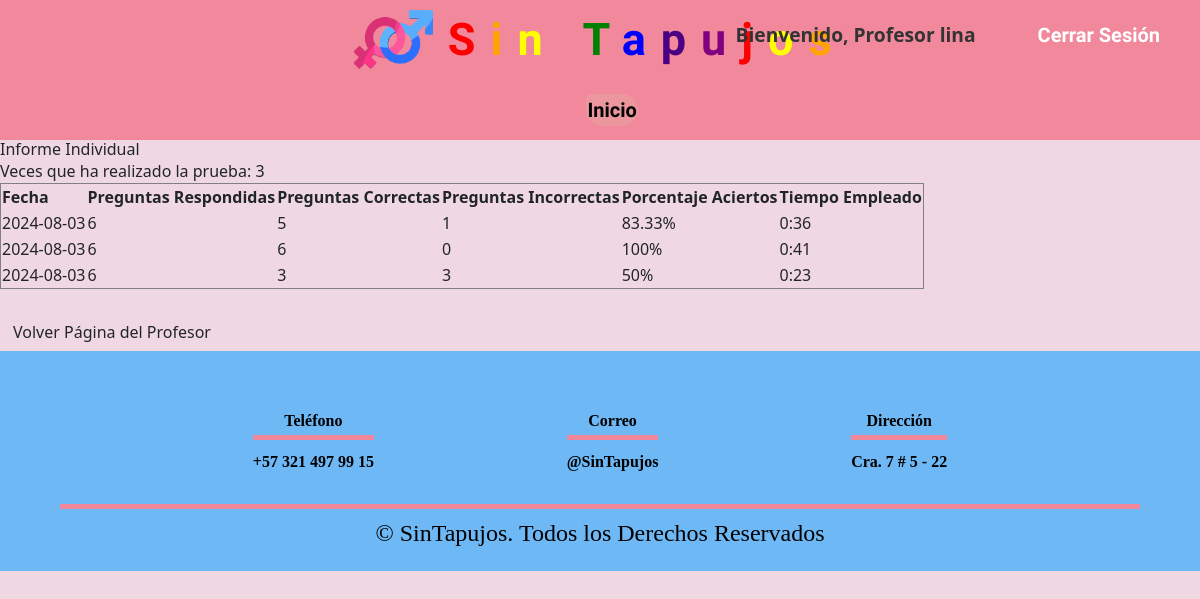
The app's page /informe_individual.php?identificacion=3333 (signed in) with its own data.
### tables this page shows
CREATE TABLE IF NOT EXISTS `resultados` (
  `id` int NOT NULL AUTO_INCREMENT,
  `identificacion` varchar(20) NOT NULL,
  `nombre` varchar(100) NOT NULL,
  `apellido` varchar(100) NOT NULL,
  `preguntas_respondidas` int NOT NULL,
  `preguntas_correctas` int NOT NULL,
  `tiempo_empleado` varchar(10) NOT NULL,
  `fecha` date NOT NULL,
  PRIMARY KEY (`id`),
  KEY `identificacion` (`identificacion`)
);

### informe_individual.php (the view, shortened to what this page needs)
<?php
require_once __DIR__ . '../db/conexion.php';
$identificacion = $_GET['identificacion'];
$sql_count = "SELECT COUNT(*) as veces_realizadas FROM resultados WHERE identificacion = ?";
$stmt_count = $conexion->prepare($sql_count);
$stmt_count->bind_param("s", $identificacion);
$stmt_count->execute();
$result_count = $stmt_count->get_result();
$row_count = $result_count->fetch_assoc();
$veces_realizadas = $row_count['veces_realizadas'];
$sql = "SELECT * FROM resultados WHERE identificacion = ? ORDER BY fecha DESC";
$stmt = $conexion->prepare($sql);
$stmt->bind_param("s", $identificacion);
$stmt->execute();
$result = $stmt->get_result();
?>
<!DOCTYPE html>
<html lang="es">
<head>
    <link href="https://stackpath.bootstrapcdn.com/bootstrap/4.5.2/css/bootstrap.min.css" rel="stylesheet">
    <link rel="stylesheet" href="https://cdn.jsdelivr.net/npm/@docsearch/css@3">
    <link href="css/bootstrap.min.css" rel="stylesheet">
    <link rel="stylesheet" href="css/reset.css">
    <link rel="stylesheet" href="css/styles.css">
</head>
<body>
    <header class="header">
        <div class="ini">
            <div id="logo"><img src="images/logo.png" alt="Logo"></div>
            <h1 id="title"><span style="color:red">S</span><span style="color:orange">i</span><span style="color:yellow">n </span><span style="color:green">T</span><span style="color:blue">a</span><span style="color:indigo">p</span><span style="color:purple">u</span><span style="color:red">j</span><span style="color:yellow">o</span><span style="color:orange">s</span></h1>
            <div id="welcome">
                <span id="welcome-message">Bienvenido, Profesor <?php echo $_SESSION['user_name']; ?></span>
                <a href="php/logout.php" class="btn-logout logout-link">Cerrar Sesión</a>
            </div>
        </div>
        <nav class="nav">
            <ul>
                <li class="btnmenu"><a href="index.html">Inicio</a></li>
            </ul>
        </nav>
    </header>
    <h1>Informe Individual</h1>
    <p>Veces que ha realizado la prueba: <?php echo $veces_realizadas; ?></p>
    <?php
    if ($result->num_rows > 0) {
        echo "<table border='1'>
                <tr>
                    <th>Fecha</th>
                    <th>Preguntas Respondidas</th>
                    <th>Preguntas Correctas</th>
                    <th>Preguntas Incorrectas</th>
                    <th>Porcentaje Aciertos</th>
                    <th>Tiempo Empleado</th>
                </tr>";
        while ($row = $result->fetch_assoc()) {
            $preguntas_respondidas = $row['preguntas_respondidas'];
            $preguntas_correctas = $row['preguntas_correctas'];
            $preguntas_incorrectas = $preguntas_respondidas - $preguntas_correctas;
            $porcentaje_aciertos = ($preguntas_correctas / $preguntas_respondidas) * 100;
            $tiempo_empleado = $row['tiempo_empleado'];
            echo "<tr>
                    <td>" . htmlspecialchars($row['fecha']) . "</td>
                    <td>" . $preguntas_respondidas . "</td>
                    <td>" . $preguntas_correctas . "</td>
                    <td>" . $preguntas_incorrectas . "</td>
                    <td>" . round($porcentaje_aciertos, 2) . "%</td>
                    <td>" . $tiempo_empleado . "</td>
                  </tr>";
        }
        echo "</table>";
    } else {
        echo "<p>No se encontraron resultados para el usuario.</p>";
    }
    ?>
    <br>
    <a href="index_profesor.php" class="btn">Volver Página del Profesor</a>
    <footer id="foo">
        <div class="contenedor-footer">
            <div class="content-foo">
                <h4>Teléfono</h4>
                <p>+57 321 497 99 15</p>
            </div>
            <div class="content-foo">
                <h4>Correo</h4>
                <p>@SinTapujos</p>
            </div>
            <div class="content-foo">
                <h4>Dirección</h4>
                <p>Cra. 7 # 5 - 22</p>
            </div>
        </div>
        <h2 class="titulo-final">&copy; SinTapujos. Todos los Derechos Reservados</h2>
    </footer>
</body>
</html>

### css/styles.css (style rules this page uses)
body { background-size: cover; background-color:#f0d8e3; }
.header { background-color: #f1889b; height: 140px; display: flex; flex-direction: column; position: relative; }
.ini { display: flex; align-items: center; justify-content: center; position: relative; width: 100%; padding: 10px 0; }
#welcome { position: absolute; right: 20px; top: 10px; display: flex; align-items: center; gap: 10px; }
#welcome-message { color: #333; font-size: 1.2rem; font-weight: bold; }
#logo img { max-height: 60px; margin-right: 15px; }
#title { font-size: 45px; font-family: "Edu AU VIC WA NT Hand", cursive; font-weight: bold; letter-spacing: 15px; }
.nav { display: flex; align-items: center; justify-content: center; width: 100%; height: 60px; background-color: transparent; }
ul { display: flex; align-items: center; justify-content: space-evenly; width: 100%; }
li { display: inline; padding: 10px; margin-left: 2px; border-radius: 15px 50px 50px 50px; }
.btnmenu { background-color: hsla(47, 32%, 75%, 0.2); color: white; padding: 1px; }
a { text-decoration: none; color: #000000; font-size: 20px; font-family: "Edu AU VIC WA NT Hand", cursive; font-weight: bold; }
.btn-logout { display: inline-block; margin-left: 2rem; padding: 10px 20px; background-color:0; color: white; text-decoration: none; border-radius: 5px; font-weight: bold; }
footer { background: #6eb8f5; padding: 60px 0 30px 0; height: 220px; }
.contenedor-footer { display: flex; width: 90%; justify-content: space-evenly; margin: auto; padding-bottom: 30px; border-bottom: 5px solid #f1889b; }
.content-foo { text-align: center; }
.content-foo h4 { color: #000000; font-family: cursive; font-weight: bold; border-bottom: 5px solid #f1889b; padding-bottom: 5px; margin-bottom: 10px; }
.content-foo p { color: #000000; font-family:cursive; font-weight:bold; }
.titulo-final { text-align: center; font-family:cursive; font-size: 24px; margin: 10px 0 0 0; color: #000000; }

### records on screen
resultados: fecha "2024-08-03", preguntas_respondidas "6", preguntas_correctas "5", preguntas_incorrectas "1", porcentaje_aciertos "83.33", tiempo_empleado "0:36"
resultados: fecha "2024-08-03", preguntas_respondidas "6", preguntas_correctas "6", preguntas_incorrectas "0", porcentaje_aciertos "100", tiempo_empleado "0:41"
resultados: fecha "2024-08-03", preguntas_respondidas "6", preguntas_correctas "3", porcentaje_aciertos "50", tiempo_empleado "0:23"

### other values on screen
$_SESSION['user_name'] "lina"
$veces_realizadas "3"
